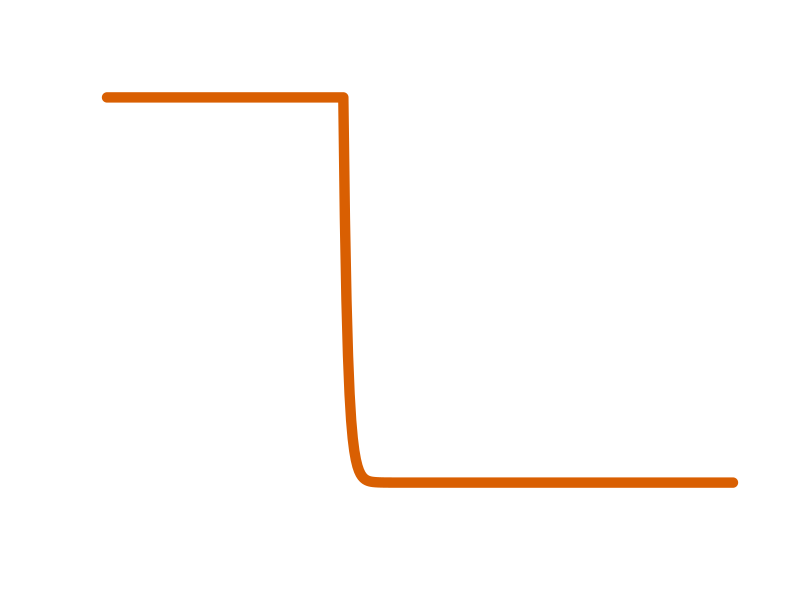
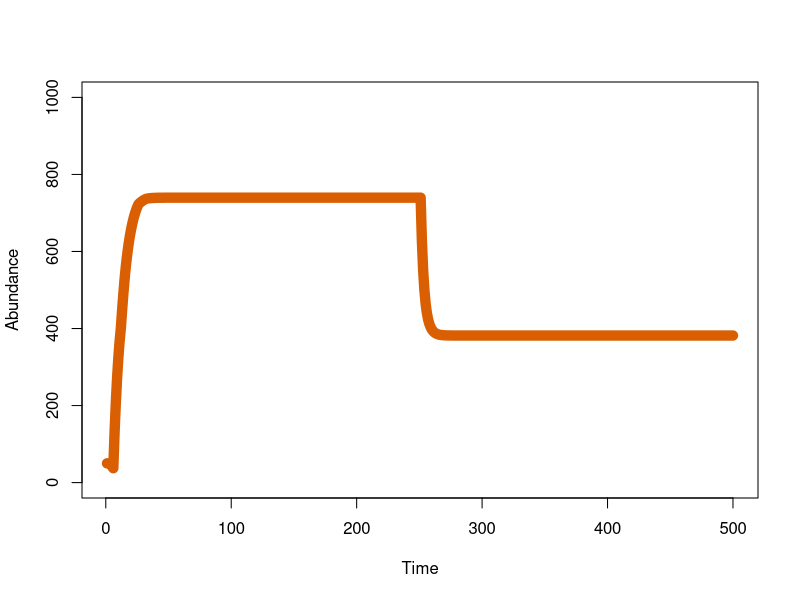

Recreate these plots in R, in order. (Note: this script raises an error after producing the figures.)
##########################
# PLETHODON SALAMANDER PROJECTIONS

rm(list=ls(all=TRUE))
library(reshape)
#library(ggplot2)
library(plyr)
library(fields)

#Model parameters:
Npop=10  #initial pop size (not important)
Tmax=500 #max years
Tfishing=250 #when we start fishing
Trecovery=500 #stop fishing 

fishatmat=T # this switches which type of fishing (and graphing) we choose. If true, it graphs all life history graphs and age-selective fishing

#Life history parameters      	
recruitsize=1
Amax=25 #max age
amat=6 #age at maturation - this varies depending on the matration function chosen

Linf=5.5 #max size
k=.3   # Growth function param
fishingsize = .75*Linf #size-selective fishery threshold size 


M=0.18   #natural mortality coef  

c=7.49   #egg slope 
d=-23.6   #egg intercept

N0 = 100*Linf  # intitial number of eggs     
alpha = 3         # BH recruitment

q=1 #maturation ogive steepness (1 = very steep)

mu_f=0.2 #fishing mortality
harvest=c(0, mu_f)  

fishB=rep(0, length(harvest))
fishY=rep(0, length(harvest))
fishP=rep(0, length(harvest))
Recruits=rep(0, length(harvest))


#set up matrices
N=matrix(nrow=Amax, ncol=Tmax, data=0)

L=matrix(nrow=Amax, ncol=1, data=1)
mu=matrix(nrow=Amax, ncol=1, data=0)
E=matrix(nrow=Amax, ncol=Tmax, data=0)
S=matrix(nrow=1, ncol=Tmax, data=0)
P=matrix(nrow=1, ncol=Tmax)
B=matrix(nrow=1, ncol=Tmax)
Y=matrix(nrow=1, ncol=Tmax) 

#set up vectors to hold age-specific variables 
Pmale=rep(0, Amax) #probability of sex change
fert=rep(0, Tmax) #fert probability
pmat=rep(0, Amax) #maturation probability
eggs=rep(0, Amax) #fecundity
mu=rep(0, Amax) #natural mortality
select=rep(0, Amax) #fishery selectivity

N[1:10, 1]=Npop #initial population size
L[1]=recruitsize #larval size at recruitment



#First: Define the age-specific growth, 

for (a in 1:(Amax-1)) {
  
  #VBGE
  L[a+1]= Linf*(1-exp(-k)) + (L[a])*exp(-k) #length at age
  
}#end 1st age loop


# Second: define age-specific mortality and maturation, and fecundity

for (a in 1:(Amax)) {
  
  #natural mortality
  mu[a]= 1-(1/(1+Linf/L[a]*(exp(k)-1)))^(M/k)  #natural mortality function of Length
  
  #maturation ogive
  pmat[a]=ifelse( a < amat, 0, 1)     #knife edge maturation
  
  #FECUNDITY
  eggs[a]= c*L[a] + d #fecundity is a function of individual mass-at-age 
  
} #end 2nd age loop


#Third: define fishing selectivity    
for (a in 1:(Amax)) {
  #JUST AFTER AGE AT MATURATION
  if(fishatmat==1) {
    select[a] = ifelse( a < amat, 0, 1)  #knife edge gear selectivity right after maturation  
  } else {
    #JUST AFTER SIZE AT MATURATION
    #select[a]= ifelse( L[a] < (Lmat), 0, 1)  #gear selectivity same for all fish > maturation
    ##SIZE THRESHOLD
    select[a] = ifelse(L[a]< fishingsize, 0, 1)     
  }
} #end 3rd age loop


#Now for these age specific rates, simulate pop dynamics through time       
for(t in 1:(Tmax-1)) {
  
  
  E[,t]=N[, t]*pmat*eggs  #assuming spawning occurs between 1 t and the next
  
  P[t]= sum(E[,t])  #assuming fertilization is 100%
  
  beta= (alpha*P[t]-1)/(N0*P[t])  
  
  N[1,t+1]= alpha*P[t]/(1+beta*P[t]) #this is the N_0 class that is born and enters in the next time step.. 
  
  for (age in 1:(Amax-1)) {
    
    Fishing= if (Tfishing < t & Trecovery > t) {
      Fishing = select[age]*mu_f } else {
        Fishing = 0
      }
    
    N[age+1,t+1] = N[age, t]*exp(-mu[age]-Fishing)
    B[t]=sum(N[,t])
    Y[t]=sum((N[,t]) * (1-exp(-mu[age]-Fishing)) *(Fishing/(mu[age]+Fishing)))
    
    
    #assuming mortality happens after spawning
    
  } #end second age loop
  
} #end t loop

sums=colSums(N[amat:Amax,]) #calculate spawning popsize at each time


LEP_unfished=sum(E[,Tfishing-2])
LEP_fished=sum(E[,Tfishing+10])
SPR.sal=LEP_fished/LEP_unfished

pd.sal = round(100*(1 - (sums[Tfishing+100] / sums[Tfishing-2])))
sums.sal = sums


par(bg=NA)
plot(100:Tmax, sums[100:length(sums)], type="l", lwd = 10, col = "#d95f02", axes = F, xlab="", ylab="")

dev.copy(png,'salamander.png')
dev.off()


plot(1:Tmax, sums[1:length(sums)], type="l", lwd = 10, col = "#d95f02", xlab="Time", ylab="Abundance", ylim = c(0, 1000))

dev.copy(png,'salamander_supp.png')
dev.off()


########################
## juvenile mortality
#####################

##########################
# PLETHODON SALAMANDER PROJECTIONS

rm(list=ls(all=TRUE))
library(reshape)
#library(ggplot2)
library(plyr)
library(fields)

#Model parameters:
Npop=10  #initial pop size (not important)
Tmax=500 #max years
Tfishing=250 #when we start fishing
Trecovery=500 #stop fishing 

fishatmat=T # this switches which type of fishing (and graphing) we choose. If true, it graphs all life history graphs and age-selective fishing

#Life history parameters      	
recruitsize=1
Amax=25 #max age
amat=6 #age at maturation - this varies depending on the matration function chosen

Linf=5.5 #max size
k=.3   # Growth function param
fishingsize = .75*Linf #size-selective fishery threshold size 


M=0.18   #natural mortality coef  

c=7.49   #egg slope 
d=-23.6   #egg intercept

N0 = 100*Linf  # intitial number of eggs     
alpha = 3         # BH recruitment

q=1 #maturation ogive steepness (1 = very steep)

nest.success=0.2 #fishing mortality
harvest=c(0, mu_f)  

fishB=rep(0, length(harvest))
fishY=rep(0, length(harvest))
fishP=rep(0, length(harvest))
Recruits=rep(0, length(harvest))


#set up matrices
N=matrix(nrow=Amax, ncol=Tmax, data=0)

L=matrix(nrow=Amax, ncol=1, data=1)
mu=matrix(nrow=Amax, ncol=1, data=0)
E=matrix(nrow=Amax, ncol=Tmax, data=0)
S=matrix(nrow=1, ncol=Tmax, data=0)
P=matrix(nrow=1, ncol=Tmax)
B=matrix(nrow=1, ncol=Tmax)
Y=matrix(nrow=1, ncol=Tmax) 

#set up vectors to hold age-specific variables 
Pmale=rep(0, Amax) #probability of sex change
fert=rep(0, Tmax) #fert probability
pmat=rep(0, Amax) #maturation probability
eggs=rep(0, Amax) #fecundity
mu=rep(0, Amax) #natural mortality
select=rep(0, Amax) #fishery selectivity

N[1:10, 1]=Npop #initial population size
L[1]=recruitsize #larval size at recruitment



#First: Define the age-specific growth, 

for (a in 1:(Amax-1)) {
  
  #VBGE
  L[a+1]= Linf*(1-exp(-k)) + (L[a])*exp(-k) #length at age
  
}#end 1st age loop


# Second: define age-specific mortality and maturation, and fecundity

for (a in 1:(Amax)) {
  
  #natural mortality
  mu[a]= 1-(1/(1+Linf/L[a]*(exp(k)-1)))^(M/k)  #natural mortality function of Length
  
  #maturation ogive
  pmat[a]=ifelse( a < amat, 0, 1)     #knife edge maturation
  
  #FECUNDITY
  eggs[a]= c*L[a] + d #fecundity is a function of individual mass-at-age 
  
} #end 2nd age loop


#Third: define fishing selectivity    
for (a in 1:(Amax)) {
  #JUST AFTER AGE AT MATURATION
  if(fishatmat==1) {
    select[a] = ifelse( a >= amat, 0, 1)  #knife edge gear selectivity right after maturation  
  } else {
    #JUST AFTER SIZE AT MATURATION
    #select[a]= ifelse( L[a] < (Lmat), 0, 1)  #gear selectivity same for all fish > maturation
    ##SIZE THRESHOLD
    select[a] = ifelse(L[a] > fishingsize, 0, 1)     
  }
} #end 3rd age loop


#Now for these age specific rates, simulate pop dynamics through time       
for(t in 1:(Tmax-1)) {
  
  
  E[,t]=N[, t]*pmat*eggs  #assuming spawning occurs between 1 t and the next
  
  P[t] = if (Tfishing < t & Trecovery > t) { 
    P[t] = sum(E[,t])*nest.success} else {
      P[t] = sum(E[,t])
    }
  
  beta= (alpha*P[t]-1)/(N0*P[t])  
  
  N[1,t+1]= alpha*P[t]/(1+beta*P[t]) #this is the N_0 class that is born and enters in the next time step.. 
  
  for (age in 1:(Amax-1)) {
    
    N[age+1,t+1] = N[age, t]*exp(-mu[age])
    B[t]=sum(N[,t])
    
    
    #assuming mortality happens after spawning
    
  } #end second age loop
  
} #end t loop

sums=colSums(N[amat:Amax,]) #calculate spawning popsize at each time


LEP_unfished=sum(E[,Tfishing-2])
LEP_fished=sum(E[,Tfishing+10])
SPR.sal=LEP_fished/LEP_unfished

pd.sal = round(100*(1 - (sums[Tfishing+100] / sums[Tfishing-2])))
sums.sal = sums

par(bg=NA)
plot(100:Tmax, sums[100:length(sums)], type="l", lwd = 10, col = "#d95f02", axes = F, xlab="", ylab="")

dev.copy(png,'salamander2.png')
dev.off()
